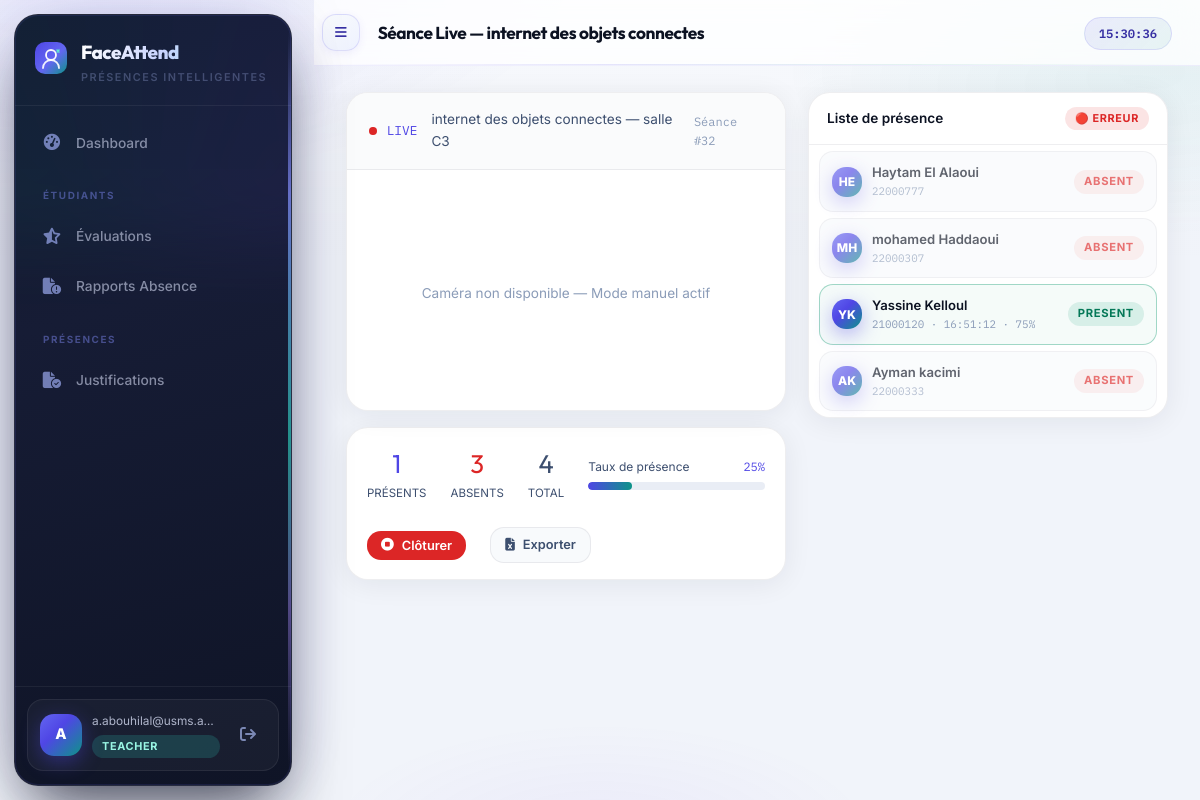
The app's page /teacher/session/32 (signed in) with its own data.
### app/models/__init__.py (models this page shows, shortened)
class User(UserMixin, db.Model):
    __tablename__ = "users"
    id           = db.Column(db.Integer, primary_key=True)
    email        = db.Column(db.String(255), unique=True, nullable=False, index=True)
    password_hash= db.Column(db.String(255), nullable=False)
    role         = db.Column(db.Enum(RoleEnum), nullable=False)
    is_active    = db.Column(db.Boolean, default=True)
    consent_given= db.Column(db.Boolean, default=False)          # CNDP
    consent_date = db.Column(db.DateTime)
    failed_logins= db.Column(db.Integer, default=0)
    locked_until = db.Column(db.DateTime)
    created_at   = db.Column(db.DateTime, default=lambda: datetime.now(timezone.utc))
    updated_at   = db.Column(db.DateTime, onupdate=lambda: datetime.now(timezone.utc))
    deleted_at   = db.Column(db.DateTime)   # Soft delete (droit à l'oubli CNDP)
    student_profile = db.relationship("Student", back_populates="user", uselist=False)
    teacher_profile = db.relationship("Teacher", back_populates="user", uselist=False)

class Course(db.Model):
    __tablename__ = "courses"
    id          = db.Column(db.Integer, primary_key=True)
    teacher_id  = db.Column(db.Integer, db.ForeignKey("teachers.id"))
    name        = db.Column(db.String(150), nullable=False)
    code        = db.Column(db.String(20), unique=True, nullable=False)
    description = db.Column(db.Text)
    credits     = db.Column(db.Integer, default=3)
    room        = db.Column(db.String(50))
    is_active   = db.Column(db.Boolean, default=True)
    teacher     = db.relationship("Teacher", back_populates="courses")
    sessions    = db.relationship("Session", back_populates="course", lazy="dynamic")
    enrollments = db.relationship("Enrollment", back_populates="course", lazy="dynamic")

class Session(db.Model):
    __tablename__ = "sessions"
    id           = db.Column(db.Integer, primary_key=True)
    course_id    = db.Column(db.Integer, db.ForeignKey("courses.id"))
    started_at   = db.Column(db.DateTime, nullable=False)
    ended_at     = db.Column(db.DateTime)
    room         = db.Column(db.String(50))
    is_closed    = db.Column(db.Boolean, default=False)
    late_threshold_minutes = db.Column(db.Integer, default=15)
    course      = db.relationship("Course", back_populates="sessions")
    attendances = db.relationship("Attendance", back_populates="session", lazy="dynamic")
    @property
    def present_count(self):
        return self.attendances.filter_by(status=AttendanceStatus.PRESENT).count()
    @property
    def absent_count(self):
        return self.attendances.filter_by(status=AttendanceStatus.ABSENT).count()

class Student(db.Model):
    __tablename__ = "students"
    id              = db.Column(db.Integer, primary_key=True)
    user_id         = db.Column(db.Integer, db.ForeignKey("users.id"), unique=True)
    student_number  = db.Column(db.String(20), unique=True, nullable=False)  # CNE / Matricule
    first_name      = db.Column(db.String(100), nullable=False)
    last_name       = db.Column(db.String(100), nullable=False)
    program         = db.Column(db.String(100))   # Filière
    year_of_study   = db.Column(db.Integer)
    group_name      = db.Column(db.String(50))
    face_encoding_enc  = db.Column(db.LargeBinary)   # AES-GCM ciphertext
    face_encoding_nonce= db.Column(db.LargeBinary)   # 96-bit nonce GCM
    face_encoding_tag  = db.Column(db.LargeBinary)   # 128-bit auth tag GCM
    face_photo_enc     = db.Column(db.LargeBinary)
    face_photo_nonce   = db.Column(db.LargeBinary)
    face_photo_tag     = db.Column(db.LargeBinary)
    face_enrolled_at   = db.Column(db.DateTime)
    pseudonym          = db.Column(db.String(64), unique=True)  # Pseudonymisation CNDP
    user        = db.relationship("User", back_populates="student_profile")
    attendances = db.relationship("Attendance", back_populates="student", lazy="dynamic")
    enrollments = db.relationship("Enrollment",  back_populates="student", lazy="dynamic")
    @property
    def full_name(self):
        return f"{self.first_name} {self.last_name}"

class Attendance(db.Model):
    __tablename__ = "attendances"
    ___table_args__ = (
    db.UniqueConstraint("session_id", "student_id"),
    db.Index("ix_att_session_id", "session_id"),
    db.Index("ix_att_student_id", "student_id"),
    db.Index("ix_att_status",     "status"),
)
    id           = db.Column(db.Integer, primary_key=True)
    session_id   = db.Column(db.Integer, db.ForeignKey("sessions.id"))
    student_id   = db.Column(db.Integer, db.ForeignKey("students.id"))
    status       = db.Column(db.Enum(AttendanceStatus), default=AttendanceStatus.ABSENT)
    detected_at  = db.Column(db.DateTime)
    confidence   = db.Column(db.Float)         # Score de similarité faciale
    method       = db.Column(db.String(20), default="face")  # face | manual
    session = db.relationship("Session",  back_populates="attendances")
    student = db.relationship("Student",  back_populates="attendances")
    justification = db.relationship("Justification", back_populates="attendance", uselist=False)

### app/api/teacher.py (the view)
@teacher_bp.route("/session/<int:session_id>")
@teacher_required
def session_live(session_id):
    session = Session.query.get_or_404(session_id)
    students = (
        Student.query
        .join(Attendance, Attendance.student_id == Student.id)
        .filter(Attendance.session_id == session_id)
        .order_by(Student.last_name)
        .all()
    )
    attendances = {a.student_id: a for a in session.attendances.all()}
    _ = session.course.name   # force le chargement eager
    return render_template(
        "teacher/session_live.html",
        session=session,
        students=students,
        attendances=attendances,
    )

### app/api/teacher.py (called while the page is built)
def teacher_required(f):
    @wraps(f)
    @login_required
    def decorated(*args, **kwargs):
        if current_user.role not in (RoleEnum.TEACHER, RoleEnum.ADMIN):
            flash("Accès enseignants uniquement.", "danger")
            return redirect(url_for("auth.login"))
        return f(*args, **kwargs)
    return decorated

### frontend/templates/teacher/session_live.html (shortened to what this page needs)
{% extends "base.html" %}
{% block page_title %}Séance Live — {{ session.course.name }}{% endblock %}
{% block content %}
<div class="live-grid">
  <div>
    <div class="video-card" style="margin-bottom:16px">
      <div class="video-card__header">
        <div class="live-dot"></div>
        <span style="font-family:var(--font-mono);font-size:.8rem;color:var(--accent)">LIVE</span>
        <span style="font-size:.85rem;color:var(--text-2);margin-left:4px">
          {{ session.course.name }} — {{ session.room or session.course.room or 'Salle non définie' }}
        </span>
        <span style="margin-left:auto;font-family:var(--font-mono);font-size:.75rem;color:var(--text-3)">
          Séance #{{ session.id }}
        </span>
      </div>
      {% if not session.is_closed %}
      <div id="cam-err" style="display:none;align-items:center;justify-content:center;height:240px;flex-direction:column;gap:8px;color:var(--text-3)">
        <span style="font-size:.85rem">Caméra non disponible — Mode manuel actif</span>
      </div>
      {% else %}
      <div style="display:flex;align-items:center;justify-content:center;height:200px;flex-direction:column;gap:8px;color:var(--text-3)">
        <i class="fas fa-lock" style="font-size:2rem;color:var(--text-3)"></i>
        <span style="font-size:.85rem">Séance terminée</span>
      </div>
      {% endif %}
    </div>
    <div class="card" style="margin-bottom:16px;padding:16px 20px">
      {% set total_att = session.attendances.count() %}
      {% set pct = (session.present_count / total_att * 100)|round|int if total_att > 0 else 0 %}
      <div style="display:flex;align-items:center;gap:24px;flex-wrap:wrap">
        <div style="text-align:center">
          <div style="font-family:var(--font-head);font-size:1.6rem;color:var(--accent)" id="stat-present">{{ session.present_count }}</div>
          <div style="font-size:.72rem;color:var(--text-2)">PRÉSENTS</div>
        </div>
        <div style="text-align:center">
          <div style="font-family:var(--font-head);font-size:1.6rem;color:var(--danger)" id="stat-absent">{{ session.absent_count }}</div>
          <div style="font-size:.72rem;color:var(--text-2)">ABSENTS</div>
        </div>
        <div style="text-align:center">
          <div style="font-family:var(--font-head);font-size:1.6rem;color:var(--text-2)" id="stat-total">{{ total_att }}</div>
          <div style="font-size:.72rem;color:var(--text-2)">TOTAL</div>
        </div>
        <div style="flex:1;min-width:160px">
          <div style="display:flex;justify-content:space-between;margin-bottom:6px">
            <span style="font-size:.75rem;color:var(--text-2)">Taux de présence</span>
            <span style="font-family:var(--font-mono);font-size:.75rem;color:var(--accent)" id="presence-pct">{{ pct }}%</span>
          </div>
          <div class="progress">
            <div class="progress__bar" id="presence-bar" style="width:{{ pct }}%"></div>
          </div>
        </div>
        {% if not session.is_closed %}
        <form method="POST" action="{{ url_for('teacher.close_session', session_id=session.id) }}"
              onsubmit="return confirm('Fermer la séance ? Cette action est irréversible.')">
          <button type="submit" class="btn btn--danger btn--sm">
            <i class="fas fa-stop-circle"></i> Clôturer
          </button>
        </form>
        <a href="{{ url_for('teacher.export_session', session_id=session.id) }}" class="btn btn--ghost btn--sm">
          <i class="fas fa-file-excel"></i> Exporter
        </a>
        {% endif %}
      </div>
    </div>
  </div>
  <div class="card" style="padding:0;height:fit-content;max-height:680px;overflow:hidden;display:flex;flex-direction:column">
    <div style="padding:14px 18px;border-bottom:1px solid var(--border-2);display:flex;align-items:center;justify-content:space-between">
      <span style="font-size:.85rem;font-weight:600">Liste de présence</span>
      <span id="sync-badge" class="badge" style="background:rgba(217,119,6,.14);color:#b45309">⏳ Sync...</span>
    </div>
    <div style="overflow-y:auto;flex:1" id="attendance-list">
      {% for student in students %}
      {% set att = attendances.get(student.id) %}
      {% set status = att.status.value if att else 'absent' %}
      <div class="presence-item presence-item--{{ status }}"
           data-student="{{ student.id }}"
           style="margin:6px 10px;padding:10px 12px;display:flex;align-items:center;gap:10px;border-radius:var(--radius)">
        <div class="avatar" style="width:30px;height:30px;font-size:.75rem;flex-shrink:0">
          {{ student.first_name[0]|upper }}{{ student.last_name[0]|upper }}
        </div>
        <div style="flex:1;overflow:hidden;min-width:0">
          <div style="font-size:.82rem;font-weight:600;white-space:nowrap;overflow:hidden;text-overflow:ellipsis">
            {{ student.full_name }}
          </div>
          <div class="row-meta" style="font-family:var(--font-mono);font-size:.68rem;color:var(--text-3)">
            {{ student.student_number }}
            {% if att and att.detected_at %}
              · <span class="detect-time">{{ att.detected_at.strftime('%H:%M:%S') }}</span>
              {% if att.confidence %} · <span class="confidence">{{ (att.confidence * 100)|round|int }}%</span>{% endif %}
            {% endif %}
          </div>
        </div>
        <span class="badge badge--{{ status }} status-badge" style="font-size:.7rem;flex-shrink:0">
          {{ status|capitalize }}
        </span>
      </div>
      {% endfor %}
    </div>
  </div>
</div>
{% endblock %}

### frontend/templates/base.html (shortened to what this page needs)
<!DOCTYPE html>
<html lang="fr">
<head>
  <link rel="stylesheet" href="https://cdnjs.cloudflare.com/ajax/libs/font-awesome/6.6.0/css/all.min.css"/>
  <link rel="stylesheet" href="{{ url_for('static', filename='css/main.css') }}"/>
</head>
<body>
{% if current_user.is_authenticated %}
<aside class="sidebar" id="sidebar" aria-label="Navigation principale">
  <div class="sidebar__aurora" aria-hidden="true"></div>
  <div class="sidebar__rail" aria-hidden="true"></div>
  <div class="sidebar__brand">
    <span class="sidebar__logo">
    </span>
    <div class="sidebar__brand-text">
      <span class="sidebar__name">FaceAttend</span>
      <span class="sidebar__tagline">Présences intelligentes</span>
    </div>
  </div>
  <nav class="sidebar__nav">
    {% if current_user.role.value == 'admin' %}
      <a href="{{ url_for('admin.dashboard') }}"
         class="nav-item {% if request.endpoint == 'admin.dashboard' %}active{% endif %}">
        <i class="fas fa-chart-pie"></i><span>Dashboard</span>
      </a>
      <div class="nav-separator">Utilisateurs</div>
      <a href="{{ url_for('admin.students') }}"
         class="nav-item {% if 'students' in request.path and 'edit' not in request.path %}active{% endif %}">
        <i class="fas fa-users"></i><span>Étudiants</span>
      </a>
      <a href="{{ url_for('admin.teachers') }}"
         class="nav-item {% if 'teachers' in request.path and 'edit' not in request.path %}active{% endif %}">
        <i class="fas fa-chalkboard-user"></i><span>Professeurs</span>
      </a>
      <div class="nav-separator">Pédagogie</div>
      <a href="{{ url_for('admin.courses') }}"
         class="nav-item {% if 'courses' in request.path %}active{% endif %}">
        <i class="fas fa-book-open"></i><span>Matières</span>
      </a>
      <div class="nav-separator">Suivi</div>
      <a href="{{ url_for('admin.evaluations') }}"
         class="nav-item {% if 'evaluations' in request.path %}active{% endif %}">
        <i class="fas fa-star-half-stroke"></i><span>Évaluations</span>
      </a>
      <a href="{{ url_for('admin.absence_reports') }}"
         class="nav-item {% if 'absence-reports' in request.path %}active{% endif %}">
        <i class="fas fa-file-circle-exclamation"></i><span>Rapports Absence</span>
      </a>
      <a href="{{ url_for('admin.at_risk') }}"
         class="nav-item {% if 'at-risk' in request.path %}active{% endif %}">
        <i class="fas fa-triangle-exclamation"></i><span>Décrochage</span>
      </a>
      <div class="nav-separator">Exports</div>
      <a href="{{ url_for('admin.export_report') }}" class="nav-item">
        <i class="fas fa-file-excel"></i><span>Export Global</span>
      </a>
    {% elif current_user.role.value == 'teacher' %}
      <a href="{{ url_for('teacher.dashboard') }}"
         class="nav-item {% if request.endpoint == 'teacher.dashboard' %}active{% endif %}">
        <i class="fas fa-gauge-high"></i><span>Dashboard</span>
      </a>
      <div class="nav-separator">Étudiants</div>
      <a href="{{ url_for('teacher.evaluations') }}"
         class="nav-item {% if 'evaluations' in request.path %}active{% endif %}">
        <i class="fas fa-star-half-stroke"></i><span>Évaluations</span>
      </a>
      <a href="{{ url_for('teacher.absence_reports') }}"
         class="nav-item {% if 'absence-reports' in request.path %}active{% endif %}">
        <i class="fas fa-file-circle-exclamation"></i><span>Rapports Absence</span>
      </a>
      <div class="nav-separator">Présences</div>
      <a href="{{ url_for('teacher.justifications') }}"
         class="nav-item {% if 'justifications' in request.path %}active{% endif %}">
        <i class="fas fa-file-circle-check"></i><span>Justifications</span>
      </a>
    {% endif %}
  </nav>
  <div class="sidebar__footer">
    <div class="sidebar__user-card">
      <div class="avatar">{{ current_user.email[0].upper() }}</div>
      <div class="sidebar__user-info">
        <span class="sidebar__user-email">{{ current_user.email }}</span>
        <span class="sidebar__user-role badge badge--{{ current_user.role.value }}">{{ current_user.role.value }}</span>
      </div>
      <a href="{{ url_for('auth.logout') }}" class="btn-logout" title="Déconnexion">
        <i class="fas fa-arrow-right-from-bracket"></i>
      </a>
    </div>
  </div>
</aside>
<main class="main-content">
  <header class="topbar">
    <button class="topbar__toggle" onclick="document.getElementById('sidebar').classList.toggle('collapsed')">
      <i class="fas fa-bars"></i>
    </button>
    <h1 class="topbar__title">{% block page_title %}{% endblock %}</h1>
    <div class="topbar__right">
      <span class="topbar__time" id="clock"></span>
    </div>
  </header>
  <div class="page-body">
    {% block content %}{% endblock %}
  </div>
</main>
{% else %}
  {% block auth_content %}{% endblock %}
{% endif %}
</body>
</html>

### records on screen
User: email "A", email "a.abouhilal@usms.a…", role.value "TEACHER"
Course: course.name "internet des objets connectes"
Student: first_name "H", last_name "E", full_name "Haytam El Alaoui", student_number "22000777", status "ABSENT"
Student: first_name "M", last_name "H", full_name "mohamed Haddaoui", student_number "22000307", status "ABSENT"
Student: first_name "Y", last_name "K", full_name "Yassine Kelloul", student_number "21000120", status "PRESENT"
Attendance: detected_at "16:51:12", (att.confidence*100)|round|int "75"
Student: first_name "A", last_name "K", full_name "Ayman kacimi", student_number "22000333", status "ABSENT"

### other values on screen
{{ session.room or session.course.room or 'Salle non définie' }} "salle C3"
{{ session.id }} "32"
{{ session.present_count }} "1"
{{ session.absent_count }} "3"
{{ total_att }} "4"
{{ pct }} "25"
